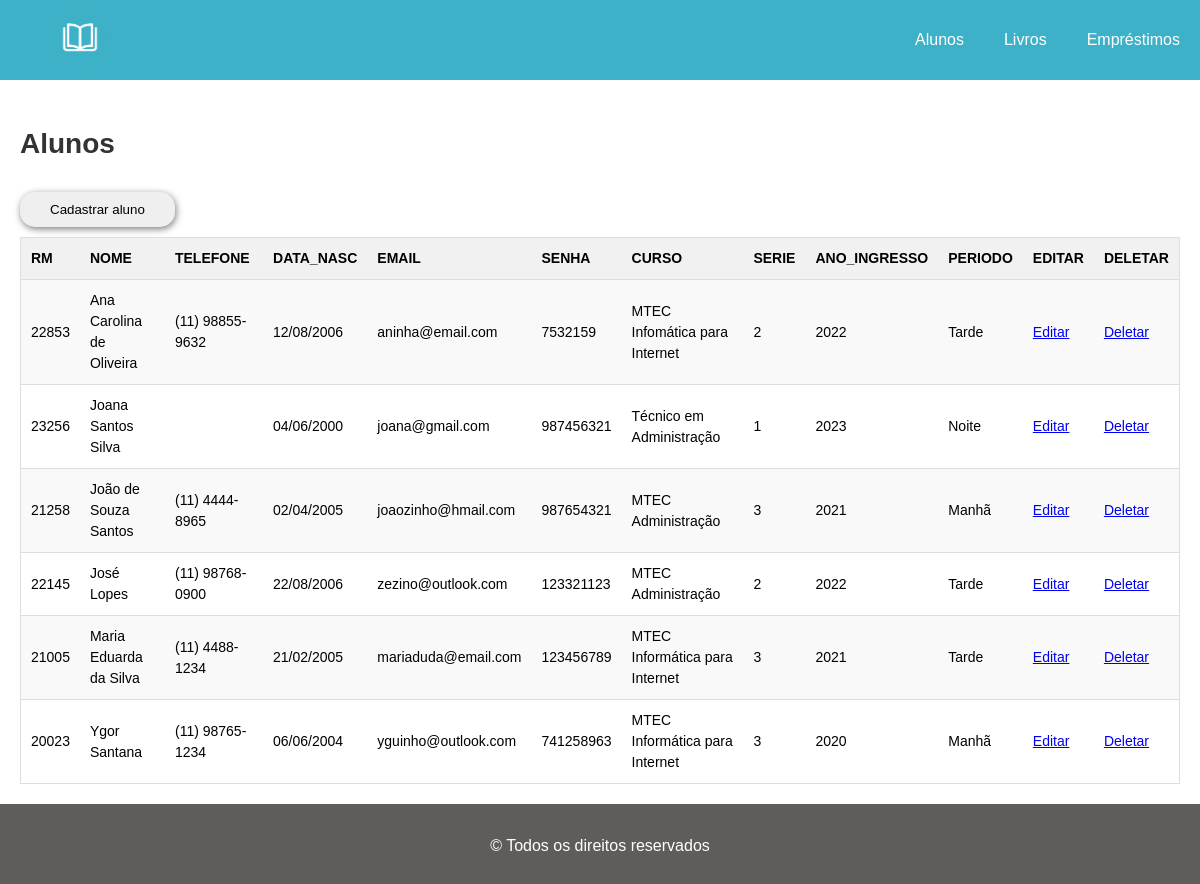
Page /index.php?pagina=alunos on the earlier database version.
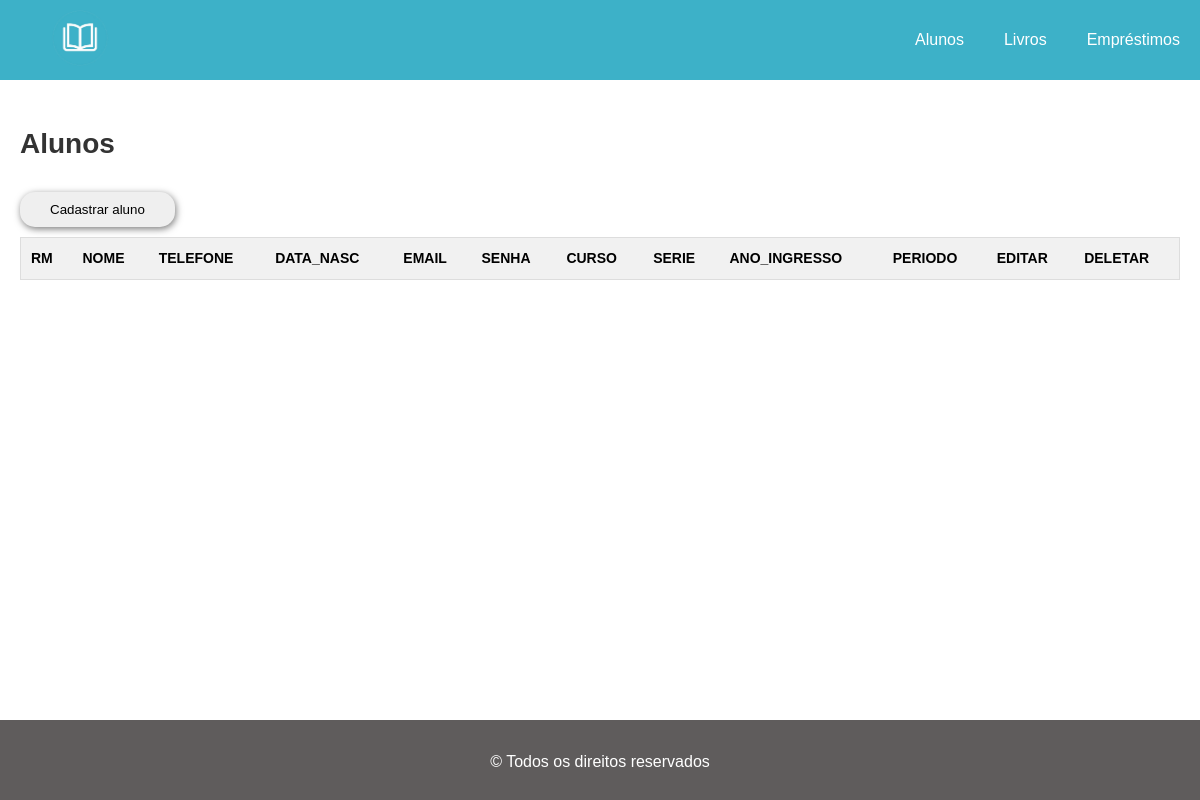
Same page on the later database version.
### tables this page shows
CREATE TABLE ALUNO(
	RM INT NOT NULL primary key,
    NOME VARCHAR(60) NOT NULL,
    TELEFONE VARCHAR(15) NOT NULL,  
    DATA_NASC DATE NOT NULL,        
    EMAIL VARCHAR(100) NOT NULL,
    SENHA VARCHAR(32) NOT NULL,
    CURSO VARCHAR(40) NOT NULL,
    SERIE CHAR(1) NOT NULL, 
    ANO_INGRESSO year NOT NULL,
    PERIODO CHAR(5) NOT NULL
);

### views/alunos.php (the view, shortened to what this page needs)
<?php
    $query = "SELECT * FROM ALUNO ORDER BY NOME";
    $consulta_alunos = mysqli_query($conexao, $query);
?>
<h2>Alunos</h2>
<a href="?pagina=form_aluno"><button class="cadastrar">Cadastrar aluno</button></a>
<table>
    <tr>
      <th>RM</th>
      <th>NOME</th>
      <th>TELEFONE</th>
      <th>DATA_NASC</th>
      <th>EMAIL</th>
      <th>SENHA</th>
      <th>CURSO</th>
      <th>SERIE</th>
      <th>ANO_INGRESSO</th>
      <th>PERIODO</th>
      <th>EDITAR</th>
      <th>DELETAR</th>
   </tr>
   <?php
        while ($linha = mysqli_fetch_array($consulta_alunos)) {
            $data_nasc = new DateTimeImmutable($linha['DATA_NASC']);
            echo "<tr>";
                echo '<td>' . $linha["RM"] . '</td>';
                echo '<td>' . $linha["NOME"] . '</td>';
                echo '<td>' . $linha["TELEFONE"] . '</td>';
                echo '<td>' . $data_nasc->format('d/m/Y') .'</td>';
                echo '<td>' . $linha["EMAIL"] . '</td>';
                echo '<td>' . $linha["SENHA"] . '</td>';
                echo '<td>' . $linha["CURSO"] . '</td>';
                echo '<td>' . $linha["SERIE"] . '</td>';
                echo '<td>' . $linha["ANO_INGRESSO"] . '</td>';
                echo '<td>' . $linha["PERIODO"] . '</td>';
                echo '<td><a href="?pagina=form_aluno&edt_aluno='. $linha["RM"]. '">Editar</a></td>';
                echo '<td><a href="deletar/deleta_aluno.php?rm='. $linha["RM"]. '">Deletar</a></td>';
        }
   ?>
    </tr>
</table>

### index.php (shortened to what this page needs)
<!DOCTYPE html>
<html lang="pt-br">
<head>
    <link rel="stylesheet" href="estilos/base-site.css">
    <link rel="stylesheet" href="estilos/table.css">
    <link rel="stylesheet" href="estilos/form.css">
    <link rel="stylesheet" href="estilos/produtos.css">
</head>
<body>
    <?php
        include('database/db.php');
        include('navbar.php')
    ?>
    <main>
        <?php
            if (isset($_GET['pagina'])) {
                $pagina = $_GET['pagina'];
            } else {
                $pagina = 'home';
            }
            switch ($pagina) {
                case 'alunos':
                    include_once('views/alunos.php');
                    break;
            }
        ?>
    </main>
    <?php include('footer.php') ?>
</body>
</html>

### navbar.php
<nav>
    <div class="img_logo"><a href="?pagina=home"><img src="img/biblioteca-logo.png" alt="Logo da bibliotec"></a></div>
    <ul class="nav-itens">
        <li class="nav-item"><a href="?pagina=alunos">Alunos</a></li>
        <li class="nav-item"><a href="?pagina=livros">Livros</a></li>
        <li class="nav-item"><a href="?pagina=emprestimos">Empréstimos</a></li>
    </ul>
</nav>

### footer.php
<footer>
    <p>© Todos os direitos reservados</p>
</footer>

### estilos/base-site.css (style rules this page uses)
* { margin: 0; padding: 0; box-sizing: border-box; font-family: Arial, Helvetica, sans-serif; }
body { font-family: Arial, sans-serif; background-color: #ffffff; }
nav { width: 100%; min-height: 80px; background: rgba(61,177,200,255); color: white; }
nav div.img_logo { width: 80px; height: 80px; float: left; margin-left: 40px; display: flex; justify-content: center; align-items: center; }
div.img_logo img { height: 60px; }
.nav-itens { float: right; list-style: none; height: 80px; width: auto; display: flex; align-items: center; }
.nav-item { display: inline; margin-inline-start: 20px; margin-inline-end: 20px; }
.nav-item a { color: white; text-decoration: none; }
main { padding: 20px; min-height: 80vh; font-size: 16px; }
h2 { font-size: 1.75rem; color: #333; padding: 1em 0 0.8em 0; }
p { font-size: 1rem; padding: 1em 0 0.8em 0; }
button.cadastrar { margin: 10px 0 10px 0; padding: 10px 30px 10px 30px; border-radius: 15px; outline: none; border: none; box-shadow: 1px 2px 7px rgb(123, 123, 123); cursor: pointer; }
footer { width: 100%; height: 80px; display: flex; justify-content: center; align-items: center; background: rgb(95, 92, 92); color: white; }

### estilos/table.css (style rules this page uses)
table { width: 100%; font-size: 14px; line-height: 1.5; border-collapse: collapse; border-spacing: 0; background: #ffffff; border: 1px solid #ddd; }
th { text-align: left; padding: 10px; background-color: #f1f1f1; }
tr:nth-child(even) { background-color: #f9f9f9; }
td { padding: 10px; border-top: 1px solid #ddd; border-bottom: 1px solid #ddd; }

Differences in the rows shown:
removed aluno: RM "22853", NOME "Ana Carolina de Oliveira", TELEFONE "(11) 98855-9632", DATA_NASC "12/08/2006", EMAIL "aninha@email.com", SENHA "7532159", CURSO "MTEC Infomática para Internet", SERIE "2", ANO_INGRESSO "2022", PERIODO "Tarde"
removed aluno: RM "23256", NOME "Joana Santos Silva", DATA_NASC "04/06/2000", EMAIL "joana@gmail.com", SENHA "987456321", CURSO "Técnico em Administração", SERIE "1", ANO_INGRESSO "2023", PERIODO "Noite"
removed aluno: RM "21258", NOME "João de Souza Santos", TELEFONE "(11) 4444-8965", DATA_NASC "02/04/2005", EMAIL "joaozinho@hmail.com", SENHA "987654321", CURSO "MTEC Administração", SERIE "3", ANO_INGRESSO "2021", PERIODO "Manhã"
removed aluno: RM "22145", NOME "José Lopes", TELEFONE "(11) 98768-0900", DATA_NASC "22/08/2006", EMAIL "zezino@outlook.com", SENHA "123321123", CURSO "MTEC Administração", SERIE "2", ANO_INGRESSO "2022", PERIODO "Tarde"
removed aluno: RM "21005", NOME "Maria Eduarda da Silva", TELEFONE "(11) 4488-1234", DATA_NASC "21/02/2005", EMAIL "mariaduda@email.com", SENHA "123456789", CURSO "MTEC Informática para Internet", SERIE "3", ANO_INGRESSO "2021", PERIODO "Tarde"
removed aluno: RM "20023", NOME "Ygor Santana", TELEFONE "(11) 98765-1234", DATA_NASC "06/06/2004", EMAIL "yguinho@outlook.com", SENHA "741258963", CURSO "MTEC Informática para Internet", SERIE "3", ANO_INGRESSO "2020", PERIODO "Manhã"
